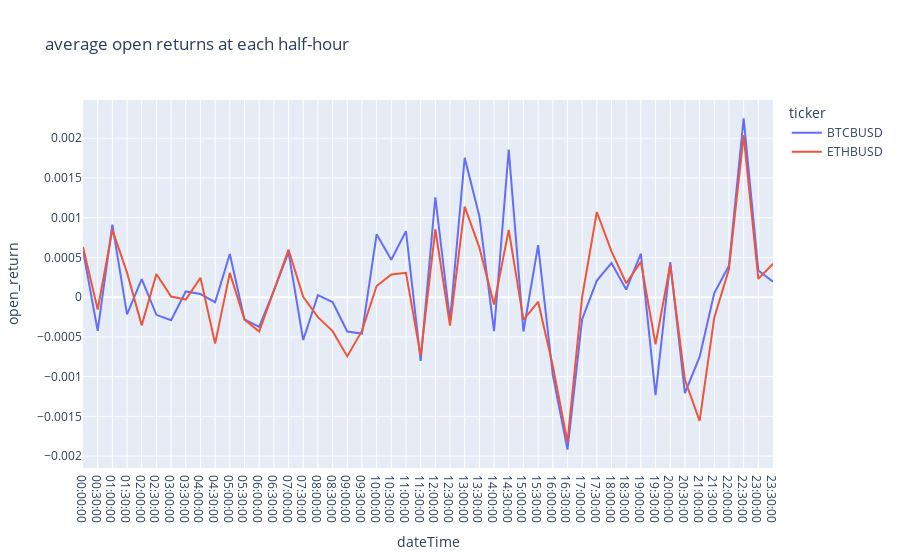

Notebook cell for this chart:
### Code cell
open_ret_per_time = ticker_data_df.groupby([ticker_data_df.dateTime.dt.time, 'ticker'])['open_return'].mean()
px.line(open_ret_per_time.reset_index(), 'dateTime', 'open_return', color='ticker', title='average open returns at each half-hour')

### Figure 1 — Plotly figure (JSON) as saved in the notebook; plotly's stock layout.template omitted (floating-point values rounded to 4 significant figures)
{"data": [{"hovertemplate": "ticker=BTCBUSD<br>dateTime=%{x}<br>open_return=%{y}<extra></extra>", "legendgroup": "BTCBUSD", "line": {"color": "#636efa", "dash": "solid"}, "marker": {"symbol": "circle"}, "mode": "lines", "name": "BTCBUSD", "orientation": "v", "showlegend": true, "type": "scatter", "x": ["00:00:00", "00:30:00", "01:00:00", "01:30:00", "02:00:00", "02:30:00", "03:00:00", "03:30:00", "04:00:00", "04:30:00", "05:00:00", "05:30:00", "06:00:00", "06:30:00", "07:00:00", "07:30:00", "08:00:00", "08:30:00", "09:00:00", "09:30:00", "10:00:00", "10:30:00", "11:00:00", "11:30:00", "12:00:00", "12:30:00", "13:00:00", "13:30:00", "14:00:00", "14:30:00", "15:00:00", "15:30:00", "16:00:00", "16:30:00", "17:00:00", "17:30:00", "18:00:00", "18:30:00", "19:00:00", "19:30:00", "20:00:00", "20:30:00", "21:00:00", "21:30:00", "22:00:00", "22:30:00", "23:00:00", "23:30:00"], "xaxis": "x", "y": [0.0005896, -0.0004228, 0.0009132, -0.000217, 0.0002282, -0.0002221, -0.0002911, 7.208e-05, 3.914e-05, -6.338e-05, 0.0005432, -0.0002805, -0.000373, 8.225e-05, 0.0005633, -0.0005394, 2.638e-05, -6.177e-05, -0.0004326, -0.0004582, 0.0007904, 0.0004715, 0.000831, -0.0008031, 0.001257, -0.0002948, 0.001754, 0.001019, -0.0004286, 0.001856, -0.0004325, 0.0006542, -0.0009787, -0.001918, -0.0002775, 0.0002087, 0.0004293, 9.593e-05, 0.0005486, -0.001233, 0.0004408, -0.001207, -0.0007518, 5.08e-05, 0.0003945, 0.002249, 0.0003362, 0.0001938], "yaxis": "y"}, {"hovertemplate": "ticker=ETHBUSD<br>dateTime=%{x}<br>open_return=%{y}<extra></extra>", "legendgroup": "ETHBUSD", "line": {"color": "#EF553B", "dash": "solid"}, "marker": {"symbol": "circle"}, "mode": "lines", "name": "ETHBUSD", "orientation": "v", "showlegend": true, "type": "scatter", "x": ["00:00:00", "00:30:00", "01:00:00", "01:30:00", "02:00:00", "02:30:00", "03:00:00", "03:30:00", "04:00:00", "04:30:00", "05:00:00", "05:30:00", "06:00:00", "06:30:00", "07:00:00", "07:30:00", "08:00:00", "08:30:00", "09:00:00", "09:30:00", "10:00:00", "10:30:00", "11:00:00", "11:30:00", "12:00:00", "12:30:00", "13:00:00", "13:30:00", "14:00:00", "14:30:00", "15:00:00", "15:30:00", "16:00:00", "16:30:00", "17:00:00", "17:30:00", "18:00:00", "18:30:00", "19:00:00", "19:30:00", "20:00:00", "20:30:00", "21:00:00", "21:30:00", "22:00:00", "22:30:00", "23:00:00", "23:30:00"], "xaxis": "x", "y": [0.0006312, -0.0001548, 0.0008475, 0.0003084, -0.0003549, 0.000292, 7.269e-06, -3.037e-05, 0.000245, -0.0005842, 0.0003059, -0.0002827, -0.0004329, 8.468e-05, 0.0005974, 5.018e-06, -0.0002517, -0.0004276, -0.0007451, -0.0004245, 0.0001403, 0.0002863, 0.0003067, -0.000738, 0.0008545, -0.0003589, 0.001138, 0.0006232, -9.167e-05, 0.0008466, -0.0002861, -5.837e-05, -0.0008622, -0.001821, 4.277e-06, 0.001072, 0.0005755, 0.0001755, 0.0004462, -0.000593, 0.0004089, -0.00104, -0.001556, -0.0002587, 0.0003544, 0.002039, 0.00023, 0.0004206], "yaxis": "y"}], "layout": {"legend": {"title": {"text": "ticker"}, "tracegroupgap": 0}, "title": {"text": "average open returns at each half-hour"}, "xaxis": {"anchor": "y", "domain": [0, 1], "title": {"text": "dateTime"}}, "yaxis": {"anchor": "x", "domain": [0, 1], "title": {"text": "open_return"}}}}
